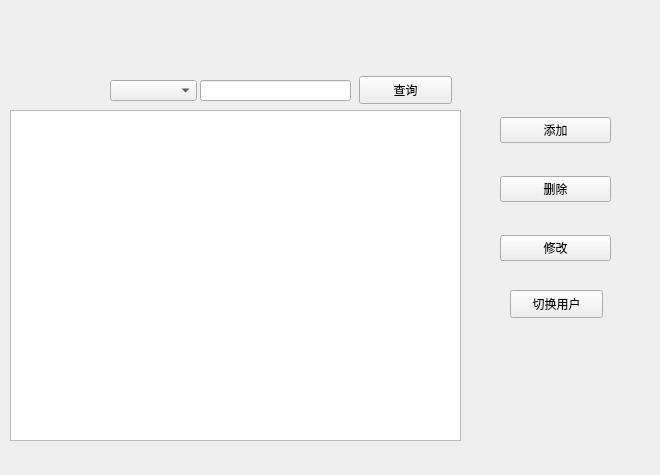
<?xml version="1.0" encoding="UTF-8"?>
<ui version="4.0">
 <class>homeWindow</class>
 <widget class="QWidget" name="homeWindow">
  <property name="geometry">
   <rect>
    <x>0</x>
    <y>0</y>
    <width>660</width>
    <height>475</height>
   </rect>
  </property>
  <property name="windowTitle">
   <string>Form</string>
  </property>
  <widget class="QWidget" name="widget" native="true">
   <property name="geometry">
    <rect>
     <x>500</x>
     <y>90</y>
     <width>111</width>
     <height>201</height>
    </rect>
   </property>
   <layout class="QVBoxLayout" name="verticalLayout">
    <item>
     <widget class="QPushButton" name="insertBtn">
      <property name="text">
       <string>添加</string>
      </property>
     </widget>
    </item>
    <item>
     <widget class="QPushButton" name="deleteBtn">
      <property name="text">
       <string>删除</string>
      </property>
     </widget>
    </item>
    <item>
     <widget class="QPushButton" name="updateBtn">
      <property name="text">
       <string>修改</string>
      </property>
     </widget>
    </item>
   </layout>
  </widget>
  <widget class="QTableWidget" name="tableWidget">
   <property name="geometry">
    <rect>
     <x>10</x>
     <y>110</y>
     <width>451</width>
     <height>331</height>
    </rect>
   </property>
  </widget>
  <widget class="QWidget" name="widget_2" native="true">
   <property name="geometry">
    <rect>
     <x>10</x>
     <y>10</y>
     <width>111</width>
     <height>54</height>
    </rect>
   </property>
   <layout class="QVBoxLayout" name="verticalLayout_2">
    <item>
     <widget class="QLabel" name="welcomeLabel">
      <property name="text">
       <string/>
      </property>
     </widget>
    </item>
    <item>
     <widget class="QLabel" name="usernameLabel">
      <property name="text">
       <string/>
      </property>
     </widget>
    </item>
   </layout>
  </widget>
  <widget class="QWidget" name="widget_3" native="true">
   <property name="geometry">
    <rect>
     <x>10</x>
     <y>65</y>
     <width>451</width>
     <height>51</height>
    </rect>
   </property>
   <widget class="QComboBox" name="comboBox">
    <property name="geometry">
     <rect>
      <x>100</x>
      <y>15</y>
      <width>87</width>
      <height>21</height>
     </rect>
    </property>
   </widget>
   <widget class="QLineEdit" name="lineEdit">
    <property name="geometry">
     <rect>
      <x>190</x>
      <y>15</y>
      <width>151</width>
      <height>21</height>
     </rect>
    </property>
   </widget>
   <widget class="QPushButton" name="selectBtn">
    <property name="geometry">
     <rect>
      <x>349</x>
      <y>11</y>
      <width>93</width>
      <height>28</height>
     </rect>
    </property>
    <property name="text">
     <string>查询</string>
    </property>
   </widget>
  </widget>
  <widget class="QPushButton" name="changeUserBtn">
   <property name="geometry">
    <rect>
     <x>510</x>
     <y>290</y>
     <width>93</width>
     <height>28</height>
    </rect>
   </property>
   <property name="text">
    <string>切换用户</string>
   </property>
  </widget>
 </widget>
 <resources/>
 <connections/>
</ui>
